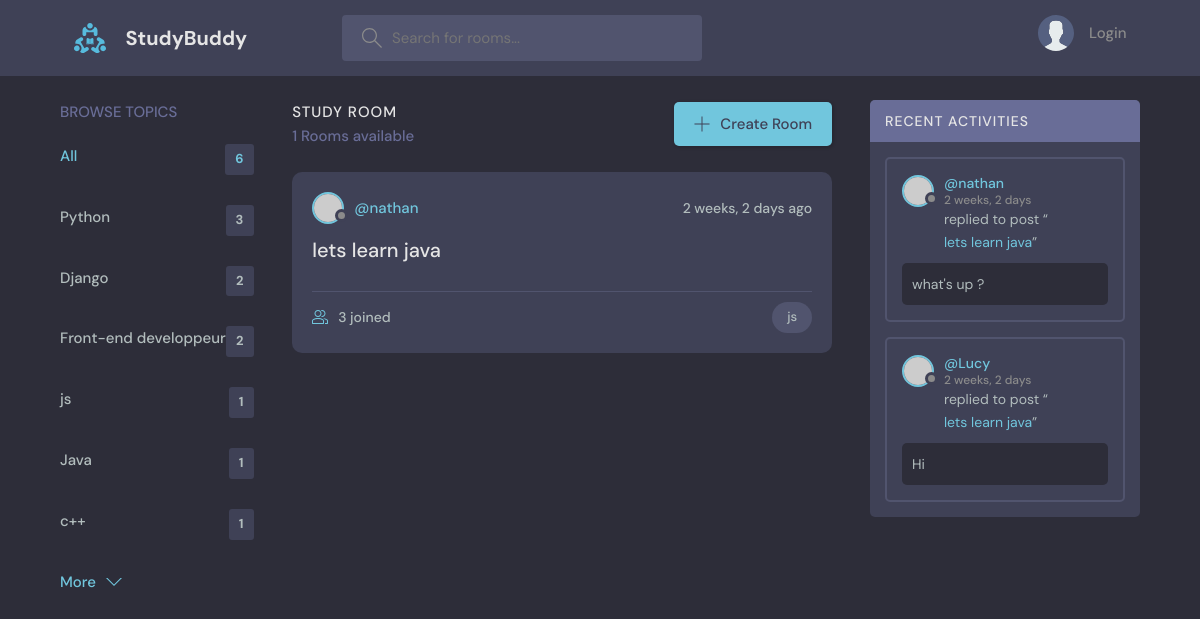
/?q=js, run on the app's committed database.
### base/models.py (models this page shows, shortened)
class Topic(models.Model):
    name = models.CharField(max_length=200)

class Room(models.Model):
    host = models.ForeignKey(User, on_delete=models.SET_NULL, null=True)
    topic = models.ForeignKey(Topic, on_delete=models.SET_NULL, null=True)
    name = models.CharField(max_length=200)
    description = models.TextField(blank=True, null=True)
    participants = models.ManyToManyField(User, related_name='participants', blank=True)
    updated = models.DateTimeField(auto_now=True)
    created = models.DateTimeField(auto_now_add=True)
    class Meta :
        ordering = ['-created', '-updated']
    def __str__(self):
        return self.name

class Message(models.Model):
    user = models.ForeignKey(User, on_delete=models.CASCADE)
    room = models.ForeignKey(Room, on_delete=models.CASCADE)
    body = models.TextField()
    updated = models.DateTimeField(auto_now=True)
    created = models.DateTimeField(auto_now_add=True)
    class Meta :
        ordering = ['-created', '-updated']

### base/views.py (the view)
# urls.py: path("", views.home, name="home"),
def home(request):
    q = request.GET.get("q") if request.GET.get("q") != None else ""
    rooms = Room.objects.filter(
        Q(topic__name__icontains=q) |
        Q(name__icontains=q) |
        Q(description__icontains=q)
    )
    topics = Topic.objects.all()
    room_count = rooms.count()
    room_messages = Message.objects.filter(Q(room__topic__name__icontains=q) | Q(room__description__icontains=q))
    context = {"rooms": rooms, "topics": topics,
               "room_count": room_count, "room_messages": room_messages}
    return render(request, "base/home.html", context)

### base/templates/base/home.html (shortened to what this page needs)
{% extends 'main.html'%}
{%block content%}
    <main class="layout layout--3">
      <div class="container">
        {% include 'base/topics_component.html'%}
        <div class="roomList">
          <div class="roomList__header">
            <div>
              <h2>Study Room</h2>
              <p>{{ room_count }} Rooms available</p>
            </div>
            <a class="btn btn--main" href="{%url 'create-room'%}">
              <svg version="1.1" xmlns="http://www.w3.org/2000/svg" width="32" height="32" viewBox="0 0 32 32">
                <title>add</title>
                <path
                  d="M16.943 0.943h-1.885v14.115h-14.115v1.885h14.115v14.115h1.885v-14.115h14.115v-1.885h-14.115v-14.115z"
                ></path>
              </svg>
              Create Room
            </a>
          </div>
          {% include 'base/feed_component.html'%}
        </div>
        {%include 'base/activity_component.html'%}
      </div>
    </main>
{%endblock%}

### base/templates/base/topics_component.html
<div class="topics">
  <div class="topics__header">
    <h2>Browse Topics</h2>
  </div>
  <ul class="topics__list">
    <li>
      <a href="{%url 'home'%}" class="active">All <span>{{topics.count}}</span></a>
    </li>
    {% for topic in topics %}
    <li>
      <a href="{% url 'home' %}?q={{ topic.name }}">{{topic.name}} <span>{{topic.room_set.all.count}}</span></a>
    </li>
    {% endfor %}
  </ul>
  <a class="btn btn--link" href="topics.html">
    More
    <svg version="1.1" xmlns="http://www.w3.org/2000/svg" width="32" height="32" viewBox="0 0 32 32">
      <title>chevron-down</title>
      <path d="M16 21l-13-13h-3l16 16 16-16h-3l-13 13z"></path>
    </svg>
  </a>
</div>

### base/templates/base/feed_component.html (shortened to what this page needs)
{% for room in rooms %}
  <div class="roomListRoom">
    <div class="roomListRoom__header">
      <a href="{%url 'user-profile' room.host.id %}" class="roomListRoom__author">
        <div class="avatar avatar--small">
          <img src="https://randomuser.me/api/portraits/women/11.jpg" />
        </div>
        <span>@{{room.host.username}}</span>
      </a>
      <div class="roomListRoom__actions">
        <span>{{room.created|timesince}} ago</span>
      </div>
    </div>
    <div class="roomListRoom__content">
      <a href="{% url 'room' room.id %}">{{room.name}}</a>
    </div>
    <div class="roomListRoom__meta">
      <a href="{% url 'room' room.id %}" class="roomListRoom__joined">
        {{room.participants.all.count}} joined
      </a>
      <p class="roomListRoom__topic">{{room.topic.name}}</p>
    </div>
  </div>
{% endfor %}

### base/templates/base/activity_component.html (shortened to what this page needs)
<div class="activities">
  <div class="activities__header">
    <h2>Recent Activities</h2>
  </div>
  {% for message in room_messages %}
  <div class="activities__box">
    <div class="activities__boxHeader roomListRoom__header">
      <a href="{% url 'user-profile' message.user.id %}" class="roomListRoom__author">
        <div class="avatar avatar--small">
          <img src="https://randomuser.me/api/portraits/women/11.jpg" />
        </div>
        <p>
          @{{ message.user }}
          <span>{{ message.created|timesince }}</span>
        </p>
      </a>
    </div>
    <div class="activities__boxContent">
      <p>replied to post “<a href="{%url 'room' message.room.id%}}">{{message.room}}</a>”</p>
      <div class="activities__boxRoomContent">
        {{message.body}}
      </div>
    </div>
  </div>
  {% endfor %}
</div>

### data on the page
Topic: name "Python", room_set.all.count "3"
Topic: name "Django", room_set.all.count "2"
Topic: name "Front-end developpeur", room_set.all.count "2"
Topic: name "js", room_set.all.count "1"
Topic: name "Java", room_set.all.count "1"
Topic: name "c++", room_set.all.count "1"
Room: host.username "nathan", created "2 weeks, 2 days", name "lets learn java", participants.all.count "3", topic.name "js"
Message: user "nathan", created "2 weeks, 2 days", room "lets learn java", body "what's up ?"
Message: user "Lucy", created "2 weeks, 2 days", room "lets learn java", body "Hi"

### other printed values
{{ topics.count }} "6"
{{ room_count }} "1"
